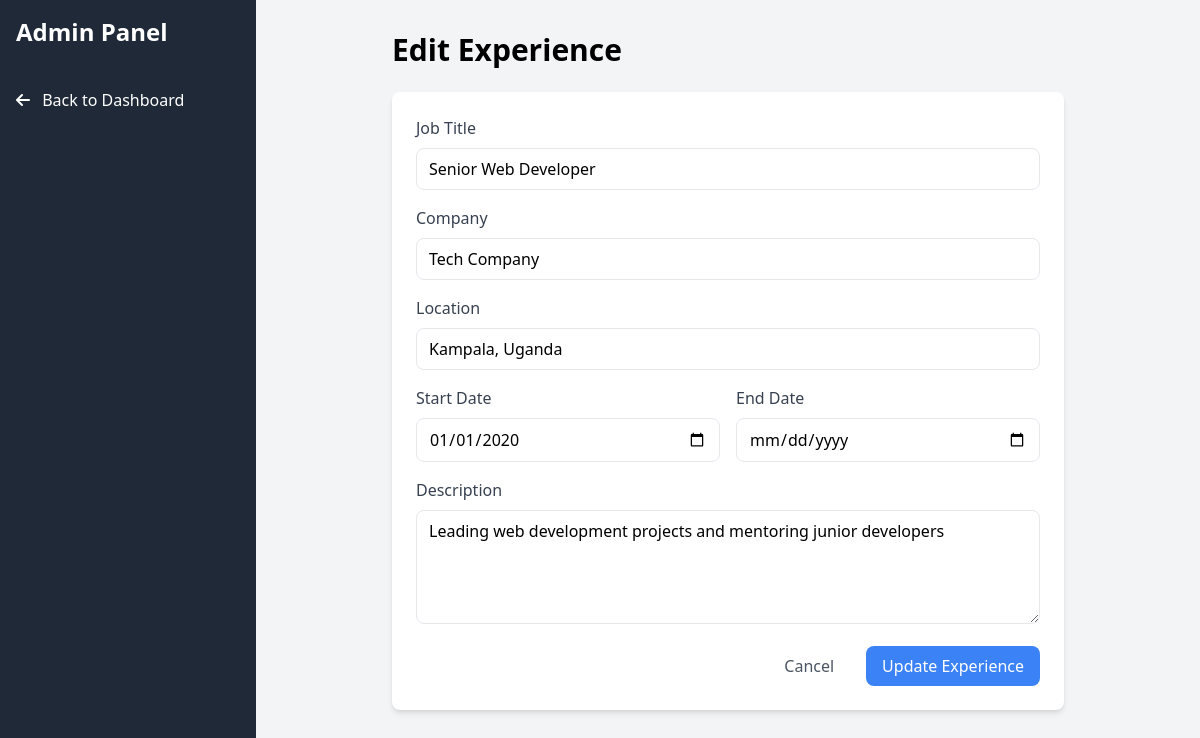
The app's page /admin/edit_experience.php?id=1 (signed in) with its own data.
### tables this page shows
CREATE TABLE IF NOT EXISTS experience (
    id INT PRIMARY KEY AUTO_INCREMENT,
    title VARCHAR(100) NOT NULL,
    company VARCHAR(100) NOT NULL,
    location VARCHAR(100),
    start_date DATE NOT NULL,
    end_date DATE,
    description TEXT,
    created_at TIMESTAMP DEFAULT CURRENT_TIMESTAMP,
    updated_at TIMESTAMP DEFAULT CURRENT_TIMESTAMP ON UPDATE CURRENT_TIMESTAMP
);

### admin/edit_experience.php (the view, shortened to what this page needs)
<?php
require_once '../inc/config.php';
$experience_id = (int)$_GET['id'];
try {
    $stmt = $pdo->prepare("SELECT * FROM experience WHERE id = ?");
    $stmt->execute([$experience_id]);
    $experience = $stmt->fetch();
} catch (PDOException $e) {
    $error = "Error fetching experience data: " . $e->getMessage();
}
?>
<!DOCTYPE html>
<html lang="en">
<head>
    <script src="https://cdn.tailwindcss.com"></script>
    <link rel="stylesheet" href="https://cdnjs.cloudflare.com/ajax/libs/font-awesome/6.0.0/css/all.min.css">
</head>
<body class="bg-gray-100">
    <div class="min-h-screen flex">
        <div class="w-64 bg-gray-800 text-white">
            <div class="p-4">
                <h2 class="text-2xl font-bold">Admin Panel</h2>
            </div>
            <nav class="mt-4">
                <a href="index.php" class="block px-4 py-2 hover:bg-gray-700">
                    <i class="fas fa-arrow-left mr-2"></i> Back to Dashboard
                </a>
            </nav>
        </div>
        <div class="flex-1 p-8">
            <div class="max-w-2xl mx-auto">
                <h1 class="text-3xl font-bold mb-6">Edit Experience</h1>
                <form method="POST" class="bg-white rounded-lg shadow-md p-6">
                    <div class="space-y-4">
                        <div>
                            <label class="block text-gray-700 mb-2" for="title">Job Title</label>
                            <input type="text" id="title" name="title" required
                                   value="<?php echo htmlspecialchars($experience['title']); ?>"
                                   class="w-full px-3 py-2 border rounded-lg focus:outline-none focus:ring-2 focus:ring-blue-500">
                        </div>
                        <div>
                            <label class="block text-gray-700 mb-2" for="company">Company</label>
                            <input type="text" id="company" name="company" required
                                   value="<?php echo htmlspecialchars($experience['company']); ?>"
                                   class="w-full px-3 py-2 border rounded-lg focus:outline-none focus:ring-2 focus:ring-blue-500">
                        </div>
                        <div>
                            <label class="block text-gray-700 mb-2" for="location">Location</label>
                            <input type="text" id="location" name="location" required
                                   value="<?php echo htmlspecialchars($experience['location']); ?>"
                                   class="w-full px-3 py-2 border rounded-lg focus:outline-none focus:ring-2 focus:ring-blue-500">
                        </div>
                        <div class="grid grid-cols-2 gap-4">
                            <div>
                                <label class="block text-gray-700 mb-2" for="start_date">Start Date</label>
                                <input type="date" id="start_date" name="start_date" required
                                       value="<?php echo $experience['start_date']; ?>"
                                       class="w-full px-3 py-2 border rounded-lg focus:outline-none focus:ring-2 focus:ring-blue-500">
                            </div>
                            <div>
                                <label class="block text-gray-700 mb-2" for="end_date">End Date</label>
                                <input type="date" id="end_date" name="end_date"
                                       value="<?php echo $experience['end_date']; ?>"
                                       class="w-full px-3 py-2 border rounded-lg focus:outline-none focus:ring-2 focus:ring-blue-500">
                            </div>
                        </div>
                        <div>
                            <label class="block text-gray-700 mb-2" for="description">Description</label>
                            <textarea id="description" name="description" rows="4" required
                                      class="w-full px-3 py-2 border rounded-lg focus:outline-none focus:ring-2 focus:ring-blue-500"><?php echo htmlspecialchars($experience['description']); ?></textarea>
                        </div>
                        <div class="flex justify-end space-x-4">
                            <a href="index.php" class="px-4 py-2 text-gray-600 hover:text-gray-800">Cancel</a>
                            <button type="submit" class="px-4 py-2 bg-blue-500 text-white rounded-lg hover:bg-blue-600">
                                Update Experience
                            </button>
                        </div>
                    </div>
                </form>
            </div>
        </div>
    </div>
</body>
</html>

### records on screen
experience: title "Senior Web Developer", company "Tech Company", location "Kampala, Uganda", start_date "01/01/2020", description "Leading web development projects and mentoring junior developers"
